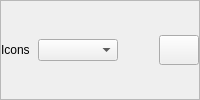
             <widget class="QFrame" name="icons_7">
              <property name="maximumSize">
               <size>
                <width>16777215</width>
                <height>16777215</height>
               </size>
              </property>
              <property name="frameShape">
               <enum>QFrame::StyledPanel</enum>
              </property>
              <property name="frameShadow">
               <enum>QFrame::Raised</enum>
              </property>
              <layout class="QHBoxLayout" name="horizontalLayout_43">
               <property name="spacing">
                <number>4</number>
               </property>
               <property name="leftMargin">
                <number>0</number>
               </property>
               <property name="topMargin">
                <number>0</number>
               </property>
               <property name="rightMargin">
                <number>0</number>
               </property>
               <property name="bottomMargin">
                <number>0</number>
               </property>
               <item>
                <widget class="QLabel" name="icons_8">
                 <property name="minimumSize">
                  <size>
                   <width>0</width>
                   <height>0</height>
                  </size>
                 </property>
                 <property name="maximumSize">
                  <size>
                   <width>70</width>
                   <height>16777215</height>
                  </size>
                 </property>
                 <property name="text">
                  <string>Icons</string>
                 </property>
                </widget>
               </item>
               <item>
                <widget class="QComboBox" name="changeSelectedColor_29">
                 <property name="minimumSize">
                  <size>
                   <width>80</width>
                   <height>0</height>
                  </size>
                 </property>
                 <property name="maximumSize">
                  <size>
                   <width>80</width>
                   <height>16777215</height>
                  </size>
                 </property>
                </widget>
               </item>
               <item>
                <widget class="QLabel" name="selectedColor_29">
                 <property name="minimumSize">
                  <size>
                   <width>0</width>
                   <height>24</height>
                  </size>
                 </property>
                 <property name="maximumSize">
                  <size>
                   <width>50</width>
                   <height>24</height>
                  </size>
                 </property>
                 <property name="text">
                  <string/>
                 </property>
                </widget>
               </item>
               <item>
                <widget class="QPushButton" name="colorPicker_29">
                 <property name="minimumSize">
                  <size>
                   <width>40</width>
                   <height>30</height>
                  </size>
                 </property>
                 <property name="maximumSize">
                  <size>
                   <width>40</width>
                   <height>30</height>
                  </size>
                 </property>
                 <property name="cursor">
                  <cursorShape>PointingHandCursor</cursorShape>
                 </property>
                 <property name="text">
                  <string/>
                 </property>
                </widget>
               </item>
              </layout>
             </widget>
